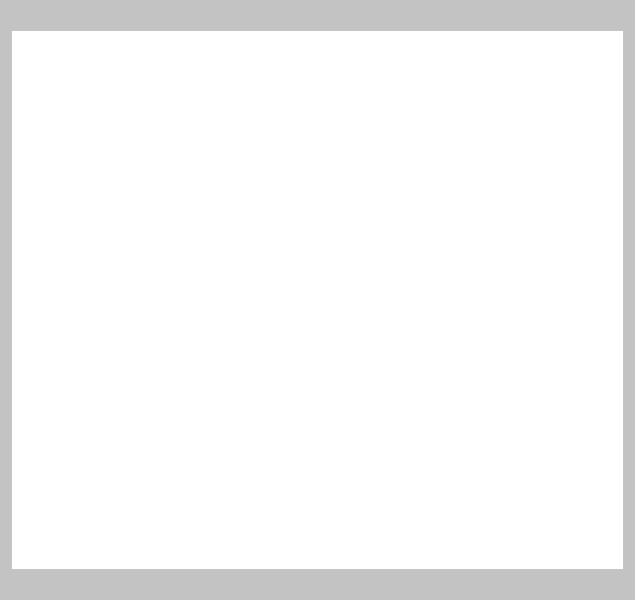
<?xml version="1.0" encoding="UTF-8"?>
<ui version="4.0">
 <class>Dialog_All_Chapters</class>
 <widget class="QDialog" name="Dialog_All_Chapters">
  <property name="geometry">
   <rect>
    <x>0</x>
    <y>0</y>
    <width>635</width>
    <height>600</height>
   </rect>
  </property>
  <property name="minimumSize">
   <size>
    <width>0</width>
    <height>600</height>
   </size>
  </property>
  <property name="windowTitle">
   <string>All Chapters</string>
  </property>
  <property name="styleSheet">
   <string notr="true">QWidget
{background:#c3c3c3;
}</string>
  </property>
  <layout class="QGridLayout" name="gridLayout">
   <property name="topMargin">
    <number>30</number>
   </property>
   <property name="bottomMargin">
    <number>30</number>
   </property>
   <item row="0" column="0">
    <widget class="QTextEdit" name="textEdit">
     <property name="styleSheet">
      <string notr="true">QTextEdit
{background:white;
}</string>
     </property>
    </widget>
   </item>
  </layout>
 </widget>
 <resources/>
 <connections/>
</ui>
